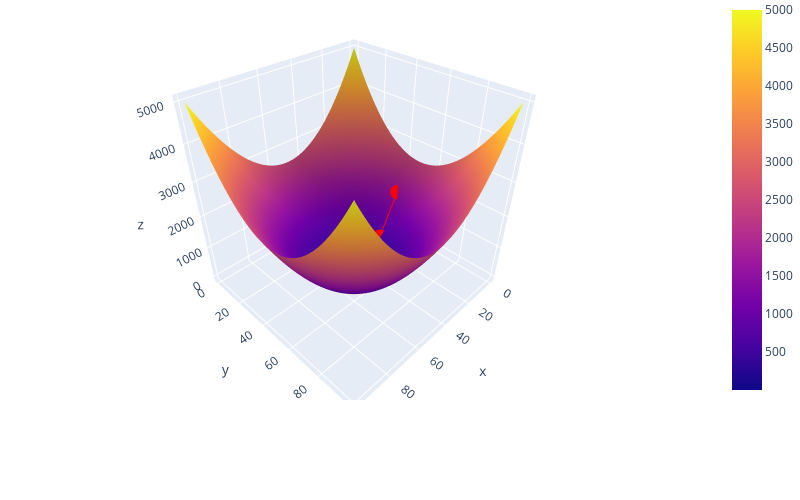

Source (notebook cell):
### Code cell
two_variable_gradient_descent(func_1, domain_lim=[0, 100], random_seed=42, 
                              learning_rate=0.2, max_steps=1000, round_ndigits=5)

### Figure 1 — Plotly figure (JSON) as saved in the notebook; plotly's stock layout.template omitted (floating-point values rounded to 4 significant figures; data arrays with more than 128 entries replaced by an {"elided": "..."} marker saying what was removed)
{"data": [{"type": "surface", "z": {"elided": "100x100 float values"}}, {"line": {"color": "red", "width": 2}, "marker": {"color": "red", "colorscale": [[0, "#440154"], [0.1111, "#482878"], [0.2222, "#3e4989"], [0.3333, "#31688e"], [0.4444, "#26828e"], [0.5556, "#1f9e89"], [0.6667, "#35b779"], [0.7778, "#6ece58"], [0.8889, "#b5de2b"], [1, "#fde725"]], "size": 5}, "mode": "lines+markers", "type": "scatter3d", "x": [10.21, 26.13, 35.68, 41.41, 44.84, 46.91, 48.14, 48.89, 49.33, 49.6, 49.76, 49.86, 49.91, 49.95, 49.97, 49.98], "y": [43.54, 46.13, 47.68, 48.61, 49.16, 49.5, 49.7, 49.82, 49.89, 49.93, 49.96, 49.98, 49.99, 49.99, 49.99, 50.0], "z": [1625.0, 585.0, 210.6, 75.81, 27.29, 9.826, 3.537, 1.273, 0.4585, 0.1651, 0.05944, 0.0214, 0.00771, 0.002778, 0.001001, 0.0003614]}], "layout": {"autosize": true, "height": 500, "legend": {"font": {"size": 12}, "x": 0.45, "y": 0.95}, "margin": {"b": 100, "l": 0, "r": 50, "t": 0}, "scene": {"aspectmode": "cube"}, "width": 800}}
